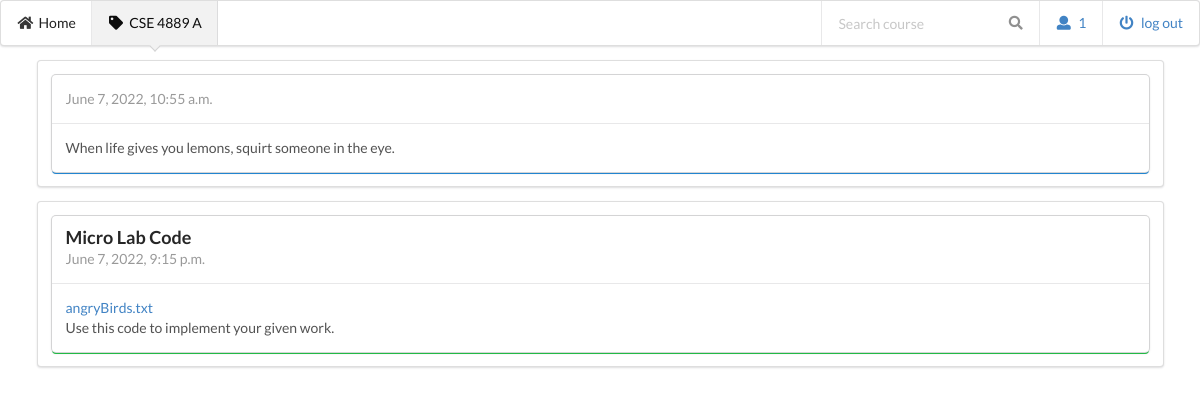
Screenshot of /courseview/CSE 4889 A (signed in) with the database file from the repository.
### lms/models.py (models this page shows)
class Notice(models.Model):
    course_id = models.ForeignKey(
        CourseClassroom, on_delete=models.CASCADE, to_field='course_id')
    content = models.TextField()
    date_posted = models.DateTimeField(default=timezone.now)

class Assignment(models.Model):
    course_id = models.ForeignKey(
        CourseClassroom, on_delete=models.CASCADE, to_field='course_id')
    title = models.CharField(max_length=100)
    content = models.TextField()
    uploaded_file = models.FileField(null=True, default='None')
    has_submission_portal = models.CharField(max_length=2, default='0')
    date_posted = models.DateTimeField(default=timezone.now)

### lms/views.py (the view)
# urls.py: path('courseview/<course_id>', views.course_view, name='courseview'),
def course_view(request, course_id):
    user_id = request.session['user_id']
    all_notice = Notice.objects.all().filter(
        course_id=course_id).order_by('-date_posted')
    all_assignment = Assignment.objects.all().filter(
        course_id=course_id).order_by('-date_posted')
    all_submission = None
    is_set_all_submission = None
    try:
        all_submission = Submission.objects.get(course_id=course_id)
        if 'QuerySet' in str(type(all_submission)):
            is_set_all_submission = 1
            print("hi 0")
            for i in range(len(all_assignment)):
                if 'None' in str(all_assignment[i].uploaded_file):
                    all_assignment[i].due_assignment = "yes"
                    print("hi 1")
                else:
                    all_assignment[i].due_assignment = "no"
                    print("hi 2")
        else:
            is_set_all_submission = 0
            if 'None' in str(all_assignment.uploaded_file):
                    all_assignment.due_assignment = "yes"
                    print("hi 3")
            else:
                all_assignment.due_assignment = "no"
                print("hi 4")
    except:
        is_set_all_submission = -1
    context = {'all_notice': all_notice, 'all_assignment': all_assignment,
               'all_submission': all_submission, 'is_set_all_submission':is_set_all_submission, 'course_id': course_id, 'user_id': user_id}
    try:
        print(all_assignment[0].due_assignment)
    except:
        print("not found")
        print(type(all_assignment[0].uploaded_file))
    return render(request, 'lms/courseView.html', context)

### lms/templates/lms/courseView.html (shortened to what this page needs)
{% load static %}
<!DOCTYPE html>
<html lang="en">
<head>
    <link href="https://cdnjs.cloudflare.com/ajax/libs/semantic-ui/2.4.1/semantic.min.css" rel="stylesheet" />
</head>
<body>
    <div class="ui pointing menu">
        <a class="item" href="{% url 'homepage' %}">
            <i class="home icon"></i>
            Home
        </a>
        <a class="active item" href="{% url 'courseview' course_id %}">
            <i class="tag icon"></i>
            {{course_id}}
        </a>
        <div class="right menu">
            <div class="item">
                <div class="ui transparent icon input">
                    <input type="text" placeholder="Search course">
                    <i class="search link icon"></i>
                </div>
            </div>
            <div class="item">
                <a>
                    <i class="user icon"></i>
                    {{user_id}}
                </a>
            </div>
            <div class="item">
                <a href="{% url 'login' %}">
                    <i class="power off icon"></i>
                    log out
                </a>
            </div>
        </div>
    </div>
    <div class="ui container">
        <div class="ui segment">
            {% for p in all_notice %}
                <div class="ui blue fluid card">
                    <div class="content">
                        <div class="meta">
                            {{ p.date_posted }}
                        </div>
                    </div>
                    <div class="content">
                        <div class="description">
                            <div class="content">
                                {{ p.content }}
                            </div>
                        </div>
                    </div>
                </div>
            {% endfor %}
        </div>
        <div class="ui segment">
            {% for p in all_assignment %}
                <div class="ui green fluid raised link card">
                    <div class="content">
                        <a class="header">
                            {{ p.title }}
                        </a>
                        <div class="meta">
                            {{ p.date_posted }}
                        </div>
                    </div>
                    <div class="content">
                        <div class="description">
                            {% if p.uploaded_file != 'None' %}
                                <a href="{{p.uploaded_file.url}}" target="_blank">
                                    {{p.uploaded_file}}
                                </a><br>
                            {% endif %}
                            {{ p.content }}
                        </div>
                    </div>
                </div>
            {% endfor %}
        </div>
    </div>
</body>
</html>

### lms/templates/lms/courseView.html (style rules this page uses)
* { font-family: 'Poppins' sans-serif; }

### rows the page displays
Notice: date_posted "June 7, 2022, 10:55 a.m.", content "When life gives you lemons, squirt someone in the eye."
Assignment: title "Micro Lab Code", date_posted "June 7, 2022, 9:15 p.m.", uploaded_file "angryBirds.txt", content "Use this code to implement your given work."

### other values shown
{{ course_id }} "CSE 4889 A"
{{ user_id }} "1"
